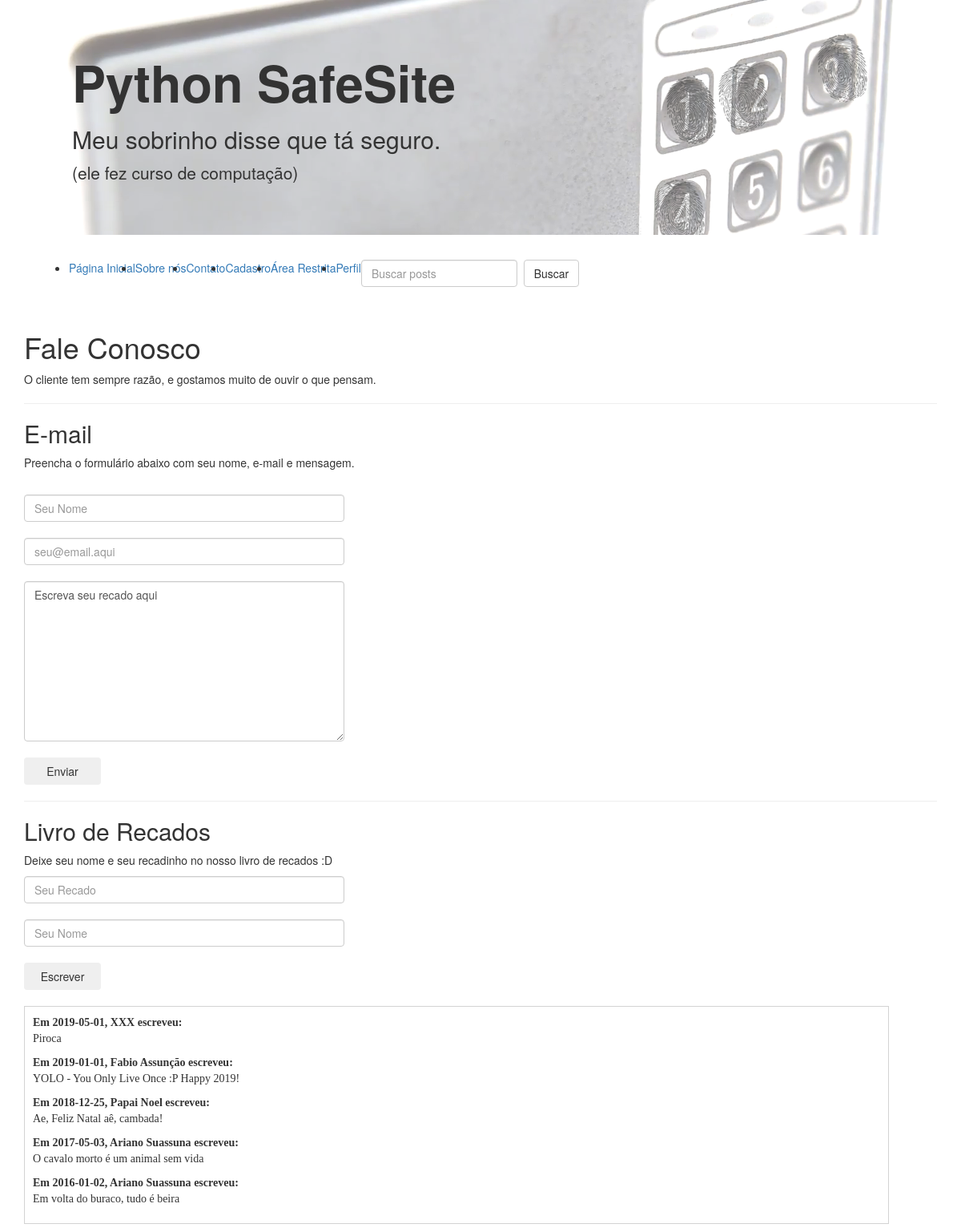
The app's page /contact with its own data.
### tables this page shows
CREATE TABLE `book` (
	`sign_date`	TEXT,
	`name`	TEXT,
	`message`	TEXT
);

### app.py (the view)
@app.route('/contact', methods=['GET'])
def get_contact():
    messages = f'SELECT * FROM book ORDER BY sign_date DESC;'
    res = query(messages)
    return f.render_template('contact.html', items=res)

### app.py (called while the page is built)
def query(text):
    conn = engine.connect()
    res = conn.execute(text)
    res = res.fetchall()
    return res

### templates/contact.html (shortened to what this page needs)
{% extends 'header.html' %}
{% block content %}
<div class="container">
    <h1>Fale Conosco</h1>
    O cliente tem sempre razão, e gostamos muito de ouvir o que pensam.
    <hr>
    <h2>E-mail</h2>
    <p>Preencha o formulário abaixo com seu nome, e-mail e mensagem.</p>
    <div style="color: darkred; font-weight: bold" id="msgbox"></div><br>
    <form id="mailform" onsubmit="event.preventDefault();">
        <input type="text" id="mname" style="width: 400px;"
        placeholder="Seu Nome" class="form-control"><br>
        <input type="text" name="email" style="width: 400px;"
        placeholder="seu@email.aqui" class="form-control"><br>
        <textarea cols="30" rows="10" name="message" class="form-control"
        style="width: 400px; height: 200px;">Escreva seu recado aqui</textarea><br>
        <button type="submit"  class="btn" style="width: 96px;" onclick="thanks();">Enviar</button>
    </form>
    <hr>
    <h2 id="Livro">Livro de Recados</h2>
    <p>Deixe seu nome e seu recadinho no nosso livro de recados :D</p>
    <form method="POST">
        <input type="text" name="message" style="width: 400px;"
        class="form-control" placeholder="Seu Recado"><br>
        <input type="text" name="name" style="width: 400px;"
        class="form-control" placeholder="Seu Nome"><br>
        <button type="submit" class="btn" style="width: 96px;">Escrever</button>
    </form>
    <br>
    <ul class="messages">
        {% for i in items %}
        <li>
            <strong>Em {{ i[0][0:4] }}-{{ i[0][4:6:] }}-{{ i[0][6:8] }}, {{ i[1] }} escreveu:</strong>
            <p>{{ i[2] }}</p>
        </li>
        {% endfor %}
    </ul>
</div>
{% endblock %}

### static/css/main.css (style rules this page uses)
ul.messages li { list-style: none; font-family: 'Comic Sans MS', 'Trebuchet MS'; margin-left: 0; padding-left: 0; }
ul.messages { border: solid 1px lightgray; padding: 10px; max-width: 1080px; max-height: 400px; overflow-y: scroll; }

### records on screen
book: sign_date "2019", sign_date "05", sign_date "01", name "XXX", message "Piroca"
book: sign_date "2019", sign_date "01", name "Fabio Assunção", message "YOLO - You Only Live Once :P Happy 2019!"
book: sign_date "2018", sign_date "12", sign_date "25", name "Papai Noel", message "Ae, Feliz Natal aê, cambada!"
book: sign_date "2017", sign_date "05", sign_date "03", name "Ariano Suassuna", message "O cavalo morto é um animal sem vida"
book: sign_date "2016", sign_date "01", sign_date "02", name "Ariano Suassuna", message "Em volta do buraco, tudo é beira"
